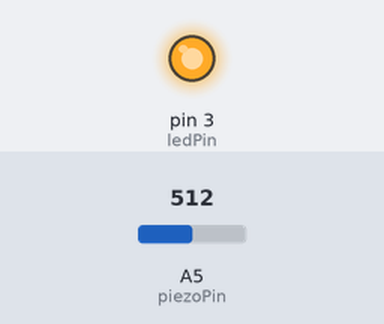
The sketch below on a simulated Arduino Uno, built with avr-gcc and run on an emulated ATmega328P. Shown: output pins drawn as LEDs (lit = HIGH). Inputs (shaded band) come from the test bench; at power-on: A5 (piezoPin) = 512.

Above: at 1.8 s.
1.9 s: A5 (piezoPin) set to 127
3.4 s: A5 (piezoPin) set to 113
At 5.2 s:
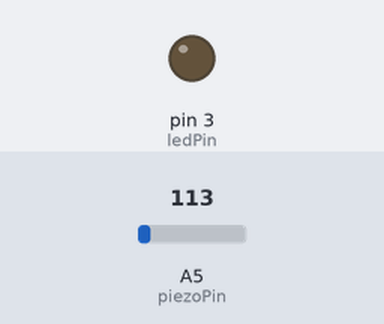
Timing chart, 0 to 6.7 s (numbered marks = the images above; inputs shaded):
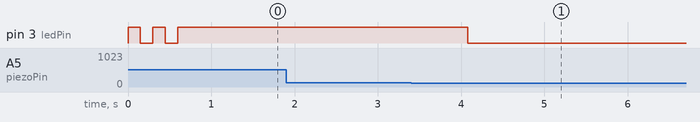

Measured:
- the behaviour switches between 120 and 119 on A5 (piezoPin) (found by bisection; images 0 and 1)
- after the input at 1.9 s, every drawn part: stays the same
- after the input at 3.4 s, pin 3 (ledPin): HIGH → LOW after 0.68 s
- by itself, pin 3 (ledPin): alternates HIGH for 0.15 s and LOW for 0.15 s, 4 changes in all, then stays HIGH

The sketch:

piezzoeletrico+led.ino
```cpp
const int piezoPin = A5; // Piezo no pino analógico 5
const int ledPin = 3; // LED no pino digital 3 (PWM)

int batida = 120; //valor do sensor antes da ativação
int sensorValor = 0; // Variável para armzazenar o valor lido no piezo
float brilhoLed = 0; //Brilho do Led

void setup() {
pinMode(ledPin, OUTPUT); // Define o ledPin como OUTPUT
// Pisca o LED duas vezes, para mostrar que o programa iniciou
digitalWrite(ledPin, HIGH);
delay(150);
digitalWrite(ledPin, LOW);
delay(150);
// Pisca a segunda vez
digitalWrite(ledPin, HIGH);
delay(150);
digitalWrite(ledPin, LOW);
delay(150);
}

void loop() {
sensorValor = analogRead(piezoPin); // Lê o valor do sensor (piezo)
if (sensorValor >= batida) { // Se uma batida for detectada, defina o brilho como máximo
brilhoLed = 255;
}
analogWrite(ledPin, int(brilhoLed) ); // Mostra o valor de brilho no LED
brilhoLed = brilhoLed - 0.05; // Apaga o LED lentamente
if (brilhoLed <= 0) {
brilhoLed = 0;}
// Certifica-se de que o valor não será menor que zero
}
```
